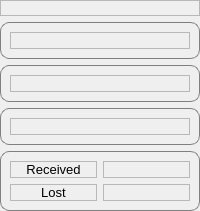
            <widget class="QWidget" name="page_main_exchange">
             <layout class="QVBoxLayout" name="verticalLayout_11">
              <property name="leftMargin">
               <number>0</number>
              </property>
              <property name="topMargin">
               <number>0</number>
              </property>
              <property name="rightMargin">
               <number>0</number>
              </property>
              <property name="bottomMargin">
               <number>0</number>
              </property>
              <item>
               <widget class="QLabel" name="lbl_unity">
                <property name="sizePolicy">
                 <sizepolicy hsizetype="Preferred" vsizetype="Maximum">
                  <horstretch>0</horstretch>
                  <verstretch>0</verstretch>
                 </sizepolicy>
                </property>
                <property name="frameShape">
                 <enum>QFrame::StyledPanel</enum>
                </property>
                <property name="text">
                 <string/>
                </property>
               </widget>
              </item>
              <item>
               <widget class="QGroupBox" name="groupBox_13">
                <property name="font">
                 <font>
                  <pointsize>10</pointsize>
                 </font>
                </property>
                <property name="styleSheet">
                 <string notr="true">QGroupBox
{
	border: 1px solid grey;
	border-radius: 9px;
	margin-top: 1em;
}

QGroupBox:title
{
	left: 0px;
	top: -15px;
	padding: 0 3px 0 3px;
}</string>
                </property>
                <property name="title">
                 <string>Unity_ip</string>
                </property>
                <layout class="QVBoxLayout" name="verticalLayout_9">
                 <item>
                  <widget class="QLabel" name="lbl_sender_ip">
                   <property name="font">
                    <font>
                     <pointsize>10</pointsize>
                    </font>
                   </property>
                   <property name="frameShape">
                    <enum>QFrame::StyledPanel</enum>
                   </property>
                   <property name="text">
                    <string/>
                   </property>
                  </widget>
                 </item>
                </layout>
               </widget>
              </item>
              <item>
               <widget class="QGroupBox" name="groupBox_14">
                <property name="font">
                 <font>
                  <pointsize>10</pointsize>
                 </font>
                </property>
                <property name="styleSheet">
                 <string notr="true">QGroupBox
{
	border: 1px solid grey;
	border-radius: 9px;
	margin-top: 1em;
}

QGroupBox:title
{
	left: 0px;
	top: -15px;
	padding: 0 3px 0 3px;
}</string>
                </property>
                <property name="title">
                 <string>Port_sender</string>
                </property>
                <layout class="QVBoxLayout" name="verticalLayout_7">
                 <item>
                  <widget class="QLabel" name="lbl_sender_port">
                   <property name="font">
                    <font>
                     <pointsize>10</pointsize>
                    </font>
                   </property>
                   <property name="frameShape">
                    <enum>QFrame::StyledPanel</enum>
                   </property>
                   <property name="text">
                    <string/>
                   </property>
                  </widget>
                 </item>
                </layout>
               </widget>
              </item>
              <item>
               <widget class="QGroupBox" name="groupBox_15">
                <property name="font">
                 <font>
                  <pointsize>10</pointsize>
                 </font>
                </property>
                <property name="styleSheet">
                 <string notr="true">QGroupBox
{
	border: 1px solid grey;
	border-radius: 9px;
	margin-top: 1em;
}

QGroupBox:title
{
	left: 0px;
	top: -15px;
	padding: 0 3px 0 3px;
}</string>
                </property>
                <property name="title">
                 <string>Port_receiver</string>
                </property>
                <layout class="QVBoxLayout" name="verticalLayout_8">
                 <item>
                  <widget class="QLabel" name="lbl_receiver_port">
                   <property name="font">
                    <font>
                     <pointsize>10</pointsize>
                    </font>
                   </property>
                   <property name="frameShape">
                    <enum>QFrame::StyledPanel</enum>
                   </property>
                   <property name="text">
                    <string/>
                   </property>
                  </widget>
                 </item>
                </layout>
               </widget>
              </item>
              <item>
               <widget class="QGroupBox" name="groupBox_16">
                <property name="font">
                 <font>
                  <pointsize>10</pointsize>
                 </font>
                </property>
                <property name="styleSheet">
                 <string notr="true">QGroupBox
{
	border: 1px solid grey;
	border-radius: 9px;
	margin-top: 1em;
}

QGroupBox:title
{
	left: 0px;
	top: -15px;
	padding: 0 3px 0 3px;
}</string>
                </property>
                <property name="title">
                 <string>Status</string>
                </property>
                <layout class="QGridLayout" name="gridLayout_6">
                 <item row="1" column="1">
                  <widget class="QLabel" name="lbl_lost">
                   <property name="font">
                    <font>
                     <pointsize>10</pointsize>
                    </font>
                   </property>
                   <property name="frameShape">
                    <enum>QFrame::StyledPanel</enum>
                   </property>
                   <property name="text">
                    <string/>
                   </property>
                  </widget>
                 </item>
                 <item row="0" column="0">
                  <widget class="QLabel" name="label_23">
                   <property name="font">
                    <font>
                     <pointsize>10</pointsize>
                    </font>
                   </property>
                   <property name="frameShape">
                    <enum>QFrame::StyledPanel</enum>
                   </property>
                   <property name="text">
                    <string>Received</string>
                   </property>
                   <property name="alignment">
                    <set>Qt::AlignCenter</set>
                   </property>
                  </widget>
                 </item>
                 <item row="1" column="0">
                  <widget class="QLabel" name="label_24">
                   <property name="font">
                    <font>
                     <pointsize>10</pointsize>
                    </font>
                   </property>
                   <property name="frameShape">
                    <enum>QFrame::StyledPanel</enum>
                   </property>
                   <property name="text">
                    <string>Lost</string>
                   </property>
                   <property name="alignment">
                    <set>Qt::AlignCenter</set>
                   </property>
                  </widget>
                 </item>
                 <item row="0" column="1">
                  <widget class="QLabel" name="lbl_received">
                   <property name="font">
                    <font>
                     <pointsize>10</pointsize>
                    </font>
                   </property>
                   <property name="frameShape">
                    <enum>QFrame::StyledPanel</enum>
                   </property>
                   <property name="text">
                    <string/>
                   </property>
                  </widget>
                 </item>
                </layout>
               </widget>
              </item>
             </layout>
            </widget>
